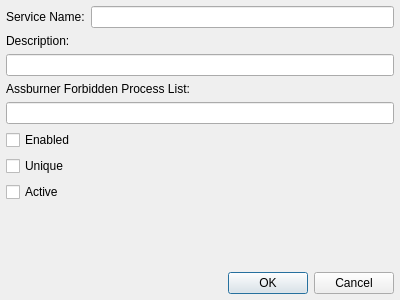
<ui version="4.0" >
 <class>ServiceDialogUI</class>
 <widget class="QDialog" name="ServiceDialogUI" >
  <property name="geometry" >
   <rect>
    <x>0</x>
    <y>0</y>
    <width>400</width>
    <height>300</height>
   </rect>
  </property>
  <property name="windowTitle" >
   <string>Service</string>
  </property>
  <layout class="QVBoxLayout" >
   <property name="spacing" >
    <number>6</number>
   </property>
   <property name="leftMargin" >
    <number>6</number>
   </property>
   <property name="topMargin" >
    <number>6</number>
   </property>
   <property name="rightMargin" >
    <number>6</number>
   </property>
   <property name="bottomMargin" >
    <number>6</number>
   </property>
   <item>
    <layout class="QHBoxLayout" >
     <property name="spacing" >
      <number>6</number>
     </property>
     <property name="leftMargin" >
      <number>0</number>
     </property>
     <property name="topMargin" >
      <number>0</number>
     </property>
     <property name="rightMargin" >
      <number>0</number>
     </property>
     <property name="bottomMargin" >
      <number>0</number>
     </property>
     <item>
      <widget class="QLabel" name="label" >
       <property name="text" >
        <string>Service Name:</string>
       </property>
      </widget>
     </item>
     <item>
      <widget class="QLineEdit" name="mServiceNameEdit" />
     </item>
    </layout>
   </item>
   <item>
    <widget class="QLabel" name="label_3" >
     <property name="text" >
      <string>Description:</string>
     </property>
    </widget>
   </item>
   <item>
    <widget class="QLineEdit" name="mDescriptionEdit" />
   </item>
   <item>
    <widget class="QLabel" name="label_2" >
     <property name="text" >
      <string>Assburner Forbidden Process List:</string>
     </property>
    </widget>
   </item>
   <item>
    <widget class="QLineEdit" name="mForbiddenProcessesEdit" />
   </item>
   <item>
    <widget class="QCheckBox" name="mEnabledCheck" >
     <property name="text" >
      <string>Enabled</string>
     </property>
    </widget>
   </item>
   <item>
    <widget class="QCheckBox" name="mUniqueCheck" >
     <property name="text" >
      <string>Unique</string>
     </property>
    </widget>
   </item>
   <item>
    <widget class="QCheckBox" name="mActiveCheck" >
     <property name="text" >
      <string>Active</string>
     </property>
    </widget>
   </item>
   <item>
    <spacer>
     <property name="orientation" >
      <enum>Qt::Vertical</enum>
     </property>
     <property name="sizeHint" >
      <size>
       <width>20</width>
       <height>40</height>
      </size>
     </property>
    </spacer>
   </item>
   <item>
    <widget class="QDialogButtonBox" name="buttonBox" >
     <property name="orientation" >
      <enum>Qt::Horizontal</enum>
     </property>
     <property name="standardButtons" >
      <set>QDialogButtonBox::Cancel|QDialogButtonBox::NoButton|QDialogButtonBox::Ok</set>
     </property>
    </widget>
   </item>
  </layout>
 </widget>
 <resources/>
 <connections>
  <connection>
   <sender>buttonBox</sender>
   <signal>accepted()</signal>
   <receiver>ServiceDialogUI</receiver>
   <slot>accept()</slot>
   <hints>
    <hint type="sourcelabel" >
     <x>248</x>
     <y>254</y>
    </hint>
    <hint type="destinationlabel" >
     <x>157</x>
     <y>274</y>
    </hint>
   </hints>
  </connection>
  <connection>
   <sender>buttonBox</sender>
   <signal>rejected()</signal>
   <receiver>ServiceDialogUI</receiver>
   <slot>reject()</slot>
   <hints>
    <hint type="sourcelabel" >
     <x>316</x>
     <y>260</y>
    </hint>
    <hint type="destinationlabel" >
     <x>286</x>
     <y>274</y>
    </hint>
   </hints>
  </connection>
 </connections>
</ui>
